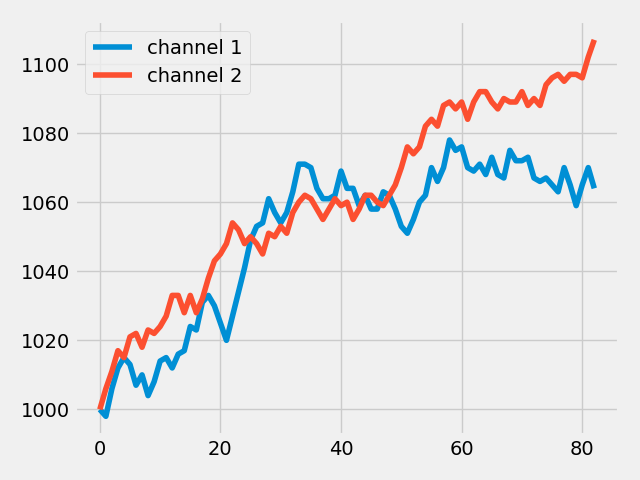

This chart was generated by the following Python code:

import random
from itertools import count
import pandas as pd
import matplotlib.pyplot as plt
from matplotlib.animation import FuncAnimation

plt.style.use('fivethirtyeight')

x_vals = []
y_vals = []

index = count()


def animate(i):
    data = pd.read_csv('data6.csv')
    x = data['x_value']
    y1 = data['total_1']
    y2 = data['total_2']

    plt.cla()
    plt.plot(x, y1, label='channel 1')
    plt.plot(x, y2, label='channel 2')

    plt.legend(loc='upper left')

    plt.tight_layout()

    plt.savefig('livedata.png')


ani = FuncAnimation(plt.gcf(), animate, interval=1000)

plt.show()
